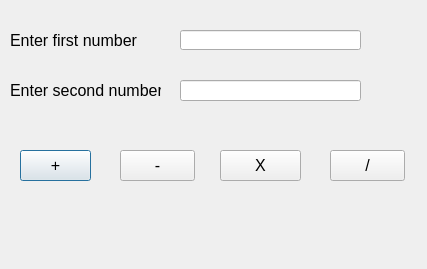
<?xml version="1.0" encoding="UTF-8"?>
<ui version="4.0">
 <class>Dialog</class>
 <widget class="QDialog" name="Dialog">
  <property name="geometry">
   <rect>
    <x>0</x>
    <y>0</y>
    <width>427</width>
    <height>269</height>
   </rect>
  </property>
  <property name="windowTitle">
   <string>Dialog</string>
  </property>
  <widget class="QLabel" name="label">
   <property name="geometry">
    <rect>
     <x>10</x>
     <y>30</y>
     <width>161</width>
     <height>20</height>
    </rect>
   </property>
   <property name="font">
    <font>
     <pointsize>12</pointsize>
    </font>
   </property>
   <property name="text">
    <string>Enter first number</string>
   </property>
  </widget>
  <widget class="QLabel" name="label_2">
   <property name="geometry">
    <rect>
     <x>10</x>
     <y>80</y>
     <width>151</width>
     <height>20</height>
    </rect>
   </property>
   <property name="font">
    <font>
     <pointsize>12</pointsize>
    </font>
   </property>
   <property name="text">
    <string>Enter second number</string>
   </property>
  </widget>
  <widget class="QLineEdit" name="lineEditFirstNumber">
   <property name="geometry">
    <rect>
     <x>180</x>
     <y>30</y>
     <width>181</width>
     <height>20</height>
    </rect>
   </property>
   <property name="font">
    <font>
     <pointsize>12</pointsize>
    </font>
   </property>
  </widget>
  <widget class="QLineEdit" name="lineEditSecondNumber">
   <property name="geometry">
    <rect>
     <x>180</x>
     <y>80</y>
     <width>181</width>
     <height>21</height>
    </rect>
   </property>
   <property name="font">
    <font>
     <pointsize>12</pointsize>
    </font>
   </property>
  </widget>
  <widget class="QPushButton" name="pushButtonPlus">
   <property name="geometry">
    <rect>
     <x>20</x>
     <y>150</y>
     <width>71</width>
     <height>31</height>
    </rect>
   </property>
   <property name="font">
    <font>
     <pointsize>12</pointsize>
    </font>
   </property>
   <property name="text">
    <string>+</string>
   </property>
  </widget>
  <widget class="QPushButton" name="pushButtonSubtract">
   <property name="geometry">
    <rect>
     <x>120</x>
     <y>150</y>
     <width>75</width>
     <height>31</height>
    </rect>
   </property>
   <property name="font">
    <font>
     <pointsize>12</pointsize>
    </font>
   </property>
   <property name="text">
    <string>-</string>
   </property>
  </widget>
  <widget class="QPushButton" name="pushButtonMultiply">
   <property name="geometry">
    <rect>
     <x>220</x>
     <y>150</y>
     <width>81</width>
     <height>31</height>
    </rect>
   </property>
   <property name="font">
    <font>
     <pointsize>12</pointsize>
    </font>
   </property>
   <property name="text">
    <string>X</string>
   </property>
  </widget>
  <widget class="QPushButton" name="pushButtonDivide">
   <property name="geometry">
    <rect>
     <x>330</x>
     <y>150</y>
     <width>75</width>
     <height>31</height>
    </rect>
   </property>
   <property name="font">
    <font>
     <pointsize>12</pointsize>
    </font>
   </property>
   <property name="text">
    <string>/</string>
   </property>
  </widget>
  <widget class="QLabel" name="labelResult">
   <property name="geometry">
    <rect>
     <x>30</x>
     <y>210</y>
     <width>351</width>
     <height>16</height>
    </rect>
   </property>
   <property name="font">
    <font>
     <pointsize>12</pointsize>
    </font>
   </property>
   <property name="text">
    <string/>
   </property>
  </widget>
 </widget>
 <resources/>
 <connections/>
</ui>
